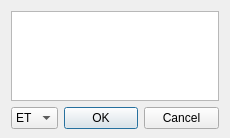
<?xml version="1.0" encoding="UTF-8"?>
<ui version="4.0">
 <class>RuleOrganizer</class>
 <widget class="QDialog" name="RuleOrganizer">
  <property name="geometry">
   <rect>
    <x>0</x>
    <y>0</y>
    <width>230</width>
    <height>138</height>
   </rect>
  </property>
  <property name="sizePolicy">
   <sizepolicy hsizetype="Expanding" vsizetype="Preferred">
    <horstretch>0</horstretch>
    <verstretch>0</verstretch>
   </sizepolicy>
  </property>
  <property name="minimumSize">
   <size>
    <width>0</width>
    <height>0</height>
   </size>
  </property>
  <property name="windowTitle">
   <string>Dialog</string>
  </property>
  <layout class="QVBoxLayout" name="verticalLayout">
   <property name="sizeConstraint">
    <enum>QLayout::SetNoConstraint</enum>
   </property>
   <property name="bottomMargin">
    <number>9</number>
   </property>
   <item>
    <widget class="QListView" name="listView">
     <property name="sizeAdjustPolicy">
      <enum>QAbstractScrollArea::AdjustToContents</enum>
     </property>
    </widget>
   </item>
   <item>
    <layout class="QHBoxLayout" name="horizontalLayout">
     <property name="sizeConstraint">
      <enum>QLayout::SetNoConstraint</enum>
     </property>
     <item>
      <widget class="QComboBox" name="comboBox">
       <item>
        <property name="text">
         <string>ET</string>
        </property>
       </item>
       <item>
        <property name="text">
         <string>OU</string>
        </property>
       </item>
      </widget>
     </item>
     <item>
      <widget class="QDialogButtonBox" name="buttonBox">
       <property name="orientation">
        <enum>Qt::Horizontal</enum>
       </property>
       <property name="standardButtons">
        <set>QDialogButtonBox::Cancel|QDialogButtonBox::Ok</set>
       </property>
      </widget>
     </item>
    </layout>
   </item>
  </layout>
 </widget>
 <resources/>
 <connections>
  <connection>
   <sender>buttonBox</sender>
   <signal>accepted()</signal>
   <receiver>RuleOrganizer</receiver>
   <slot>accept()</slot>
   <hints>
    <hint type="sourcelabel">
     <x>248</x>
     <y>254</y>
    </hint>
    <hint type="destinationlabel">
     <x>157</x>
     <y>274</y>
    </hint>
   </hints>
  </connection>
  <connection>
   <sender>buttonBox</sender>
   <signal>rejected()</signal>
   <receiver>RuleOrganizer</receiver>
   <slot>reject()</slot>
   <hints>
    <hint type="sourcelabel">
     <x>316</x>
     <y>260</y>
    </hint>
    <hint type="destinationlabel">
     <x>286</x>
     <y>274</y>
    </hint>
   </hints>
  </connection>
 </connections>
</ui>
